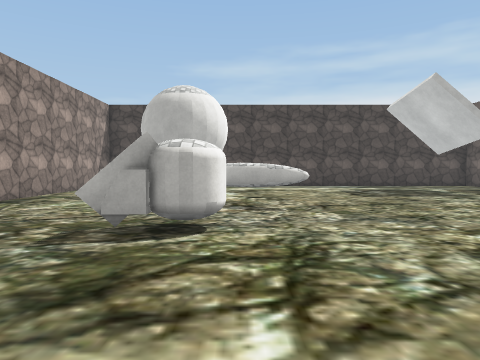
[1] (above)

13 first-person views from a walk through a 3-D level made in the Unity game engine. The camera is 1.5 m above the floor, tilts 2° down and sees 70° across. The floor is counted in squares, 2 m on a side. Each view is taken from the middle of a square. On the plan, view 1 faces up. The plan holds only what a view shows up to about 11 squares ahead; the rest is blank. The place goes on beyond the plan. The player character is not drawn. Some surface patterns are stand-ins.

[2]
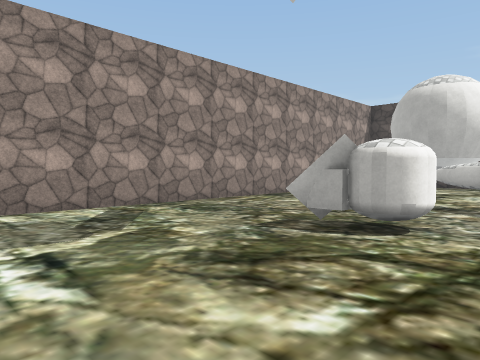

[3]
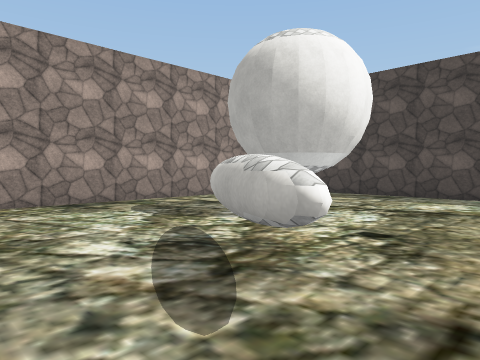

[4]
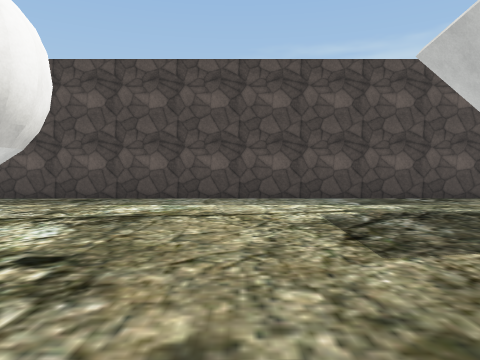

[5]
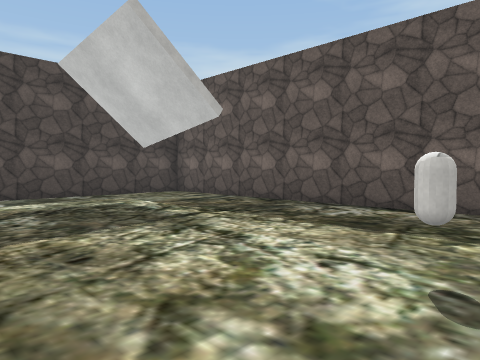

[6]
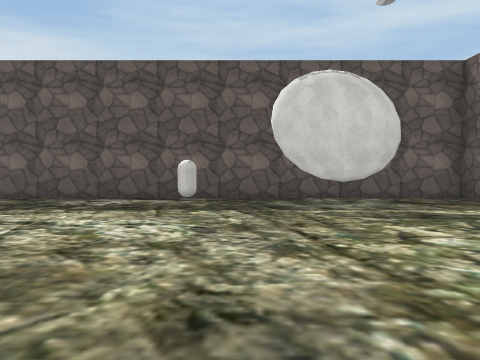

[7]
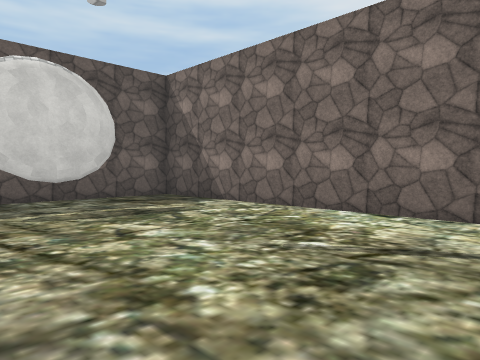

[8]
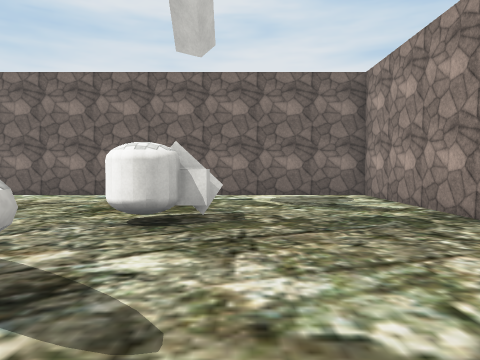

[9]
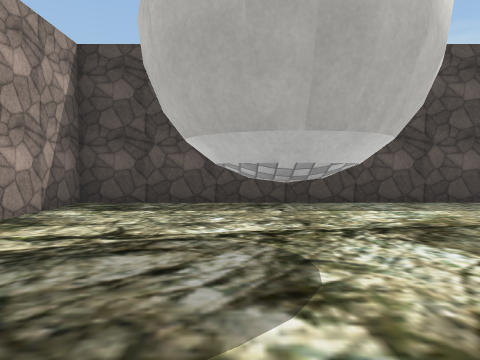

[10]
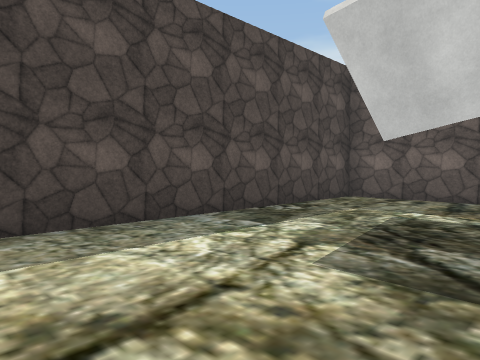

[11]
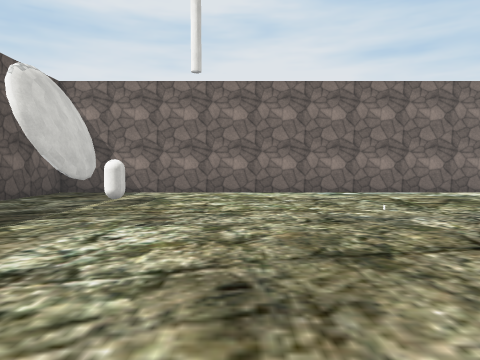

[12]
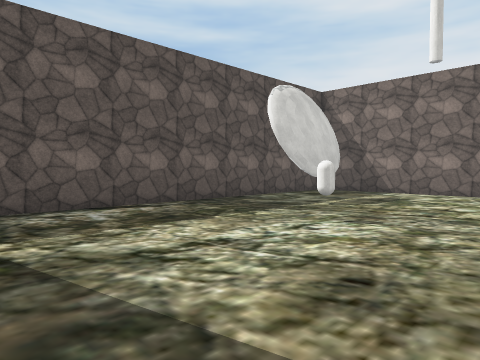

[13]
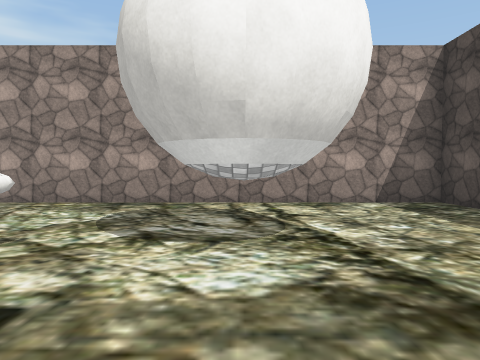

### Floor plan
Points are (right, up) in squares from view 1. A wall is a line through its corners. A room is listed if a view was taken in it or the views show most of it. See-through windows are left out.
Room 1 (views 1, 2, 3, 4, 5, 6, 7, 8, 9, 10, 11, 12, 13)
walls: (1.3, 6.2) (0.8, 6.3); (1, 6.2) (0.1, 6.6); (0.3, 6.6) (-0.6, 7.1); (-0.4, 7.1) (-1.1, 7.6); (7.1, 3.1) (7.1, 3.5) (7.3, 3.9); (7.1, 2.6) (7.1, 3.2); (7.2, 2.4) (7, 3.2); (7.3, 2.4) (7, 2.9) (7.2, 3.9); (-5.5, 14.4) (-5.5, -0.5) (9.5, -0.5) (9.5, 14.4) (-5.5, 14.4)
objects: other object (-1, 4); capsule (0, 4); capsule (6, 6)

Positions as (right, up) in squares from view 1, and headings:
1: (0, 0), facing up
2: (1, 0), facing up-left
3: (2, 5), facing up-left
4: (2, 6), facing up
5: (3, 5), facing up-right
6: (1, 5), facing right
7: (1, 5), facing down-right
8: (-2, 9), facing down
9: (-2, 7), facing up
10: (1, 10), facing up-right
11: (4, 10), facing down
12: (3, 10), facing down-right
13: (2, 10), facing left
